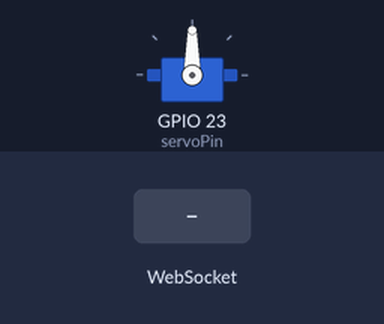
The sketch below on a simulated ESP32. On the bench: servo. Inputs (shaded band) come from the test bench. WiFi joins after 1.5 s; servers stay silent unless stated; what the sketch prints to the serial monitor is not drawn.

Above: at 2.7 s.
2.8 s: WebSocket text "angle-" received
At 3.2 s:
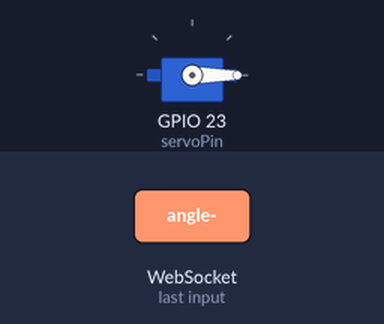
4.3 s: WebSocket text "HIGH_FIVE" received
At 5.6 s:
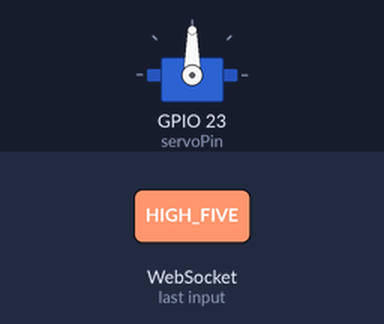
Timing chart, 0 to 8.9 s (numbered marks = the images above; inputs shaded):
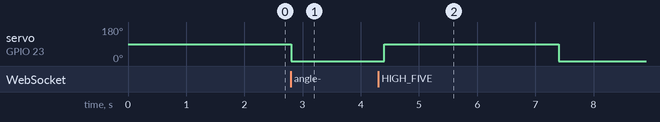

The sketch:

arduino-code.ino
```cpp
#include <WiFi.h>
#include <WebSocketsClient.h>
#include <ESP32Servo.h>

const char* ssid = "Noisebridge";
const char* password = "noisebridge";
const char* websocket_server = "Replace with local ip";  // in the terminal type ifconfig
const int websocket_port = 3500;

WebSocketsClient webSocket;
Servo myServo;
const int servoPin = 23;  // Set to your servo pin

void webSocketEvent(WStype_t type, uint8_t * payload, size_t length) {
    String message;  // Declare the variable outside the switch
    switch(type) {
        case WStype_DISCONNECTED:
            Serial.println("WebSocket Disconnected!");
            break;
        case WStype_CONNECTED:
            Serial.println("WebSocket Connected!");
            break;
        case WStype_TEXT: {
            String message = String((char*)payload);  // Convert payload to String
            Serial.printf("Received command: %s\n", message.c_str());

            // Ensure the message starts with "angle-"
            if (message.startsWith("angle-")) {
                String angleStr = message.substring(6); // Extract number after "angle-"
                int angle = angleStr.toInt(); // Convert extracted part to integer

                if (angle >= 0 && angle <= 180) {  // Ensure valid angle
                    myServo.write(angle);
                    Serial.printf("Servo moved to %d degrees\n", angle);
                } else {
                    Serial.println("Invalid angle received");
                }
            } else if (message == "HIGH_FIVE") {
              myServo.write(0);
              delay(100);
              myServo.write(90);
              delay(3000);
              myServo.write(0);
            }
            else {
                Serial.println("Invalid message format");
            }
            break;
        }

        case WStype_ERROR:
            Serial.println("WebSocket Error!");
            break;

        default:
            Serial.println("Unknown WebSocket event");
            break;
    }
}

void setup() {
    Serial.begin(115200);

    WiFi.begin(ssid, password);
    Serial.print("Connecting to WiFi...");
    while (WiFi.status() != WL_CONNECTED) {
        delay(500);
        Serial.print(".");
    }
    Serial.println("\nConnected to WiFi!");

    myServo.attach(servoPin);

    webSocket.begin(websocket_server, websocket_port, "/");
    webSocket.onEvent(webSocketEvent);
}

void loop() {
    webSocket.loop();
}
```

Measured:
- after the input at 2.8 s, servo on GPIO 23 (servoPin): 90° → 0° at once
- after the input at 4.3 s, servo on GPIO 23 (servoPin): 0° → 90° after 0.10 s, → 0° 3.0 s later
